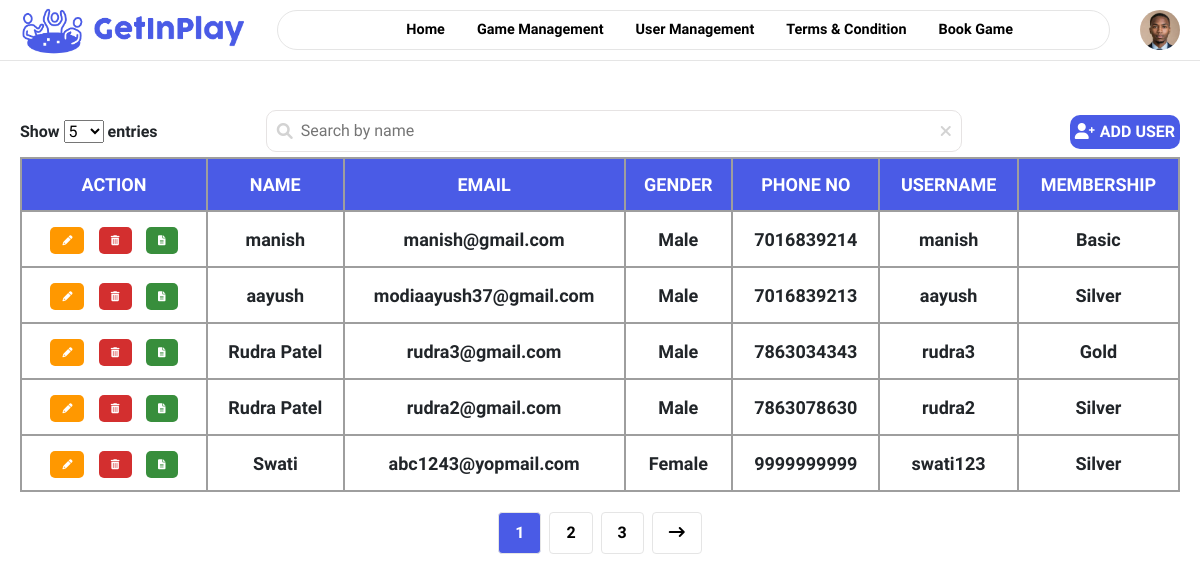
The app's page /final_project/admin/user_management.php with its own data.
### tables this page shows
CREATE TABLE `register` (
  `id` int(11) NOT NULL,
  `full_name` varchar(100) NOT NULL,
  `email` text NOT NULL,
  `phone_no` text NOT NULL,
  `gender` enum('Male','Female') NOT NULL,
  `username` varchar(100) NOT NULL,
  `user_password` varchar(100) NOT NULL,
  `membership_id` int(11) NOT NULL,
  `deleteval` int(11) NOT NULL DEFAULT 1
);

CREATE TABLE `membership` (
  `id` int(11) NOT NULL,
  `name` varchar(100) NOT NULL
);

### final_project/admin/user_management.php (the view, shortened to what this page needs)
<?php
include('connect_database.php');
$searchTerm = '';
$recordsPerPage = isset($_GET['recordsPerPage']) ? (int)$_GET['recordsPerPage'] : 5;
$page = isset($_GET['page']) ? (int)$_GET['page'] : 1;
$offset = ($page - 1) * $recordsPerPage;
$totalRecordsQuery = "SELECT COUNT(*) as total
                      FROM register r
                      LEFT JOIN membership m ON r.membership_id = m.id
                      WHERE r.deleteval = 1";
$totalRecordsResult = $conn->query($totalRecordsQuery);
$totalRecords = $totalRecordsResult->fetch_assoc()['total'];
$totalPages = ceil($totalRecords / $recordsPerPage);
$showpagesec = $totalRecords > 0;
$sql = "SELECT r.*, m.name AS membership_name
        FROM register r
        LEFT JOIN membership m ON r.membership_id = m.id
        WHERE r.deleteval = 1";
$sql .= " ORDER BY r.id DESC LIMIT $offset, $recordsPerPage";
$result = $conn->query($sql);
?>
<!DOCTYPE html>
<html lang="en">
<head>
    <link rel="stylesheet" href="https://cdn.jsdelivr.net/npm/bootstrap@5.3.0-alpha1/dist/css/bootstrap.min.css">
    <link href="https://cdnjs.cloudflare.com/ajax/libs/font-awesome/6.0.0-beta3/css/all.min.css" rel="stylesheet">
    <link rel="stylesheet" href="css/navbar.css">
    <link rel="stylesheet" href="css/user_management.css">
</head>
<body>
    <?php include 'navbar.php' ?>
    <div class="main">
        <div class="sb">
            <div class="records-per-page" style="visibility: <?php echo $showpagesec ? 'visible' : 'hidden'; ?>;">
                <form method="GET" action="">
                    <label for="recordsPerPage">Show</label>
                    <select name="recordsPerPage" id="recordsPerPage" onchange="this.form.submit()">
                        <option value="5" <?php echo $recordsPerPage == 5 ? 'selected' : ''; ?>>5</option>
                    </select>
                    <label for="recordsPerPage">entries</label>
                </form>
            </div>
            <div class="search-form">
                <div class="search-div">
                    <i class="fa-solid fa-magnifying-glass search-icon" style="color:lightgrey"></i>
                    <input id="searchField" type="text" placeholder="Search by name"
                           value="<?php echo htmlspecialchars($searchTerm); ?>">
                    <i class="fa-solid fa-xmark clear-icon" id="clearLink" style="color:lightgrey"></i>
                </div>
            </div>
            <div class="adduser">
                <a href="user_management/user_form.php" style="text-decoration:none; color:white">
                    <div class="btn1">
                        <div><i class="fa-solid fa-user-plus"></i></div>
                        <div style="font-weight: bold">ADD USER</div>
                    </div>
                </a>
            </div>
        </div>
        <div class="tablearea" id="searchResults">
            <?php if ($result->num_rows > 0) : ?>
            <div class="desktop-view">
                <table border="1">
                    <tr>
                        <th>Action</th>
                        <th>Name</th>
                        <th>Email</th>
                        <th>Gender</th>
                        <th>Phone no</th>
                        <th>Username</th>
                        <th>Membership</th>
                    </tr>
                    <?php while ($row = $result->fetch_assoc()) : ?>
                    <tr>
                        <td class="action-buttons">
                            <a href="user_management/user_form.php?id=<?php echo $row['id']; ?>" class="edit"><i
                                    class="fa-solid fa-pencil"></i></a>
                            <a href="#" class="delete" onclick="confirmDelete(<?php echo $row['id']; ?>)"><i
                                    class="fas fa-trash-alt"></i></a>
                            <a href="user_management/view_user.php?id=<?php echo $row['id']; ?>" class="view"><i
                                    class="fa-solid fa-file-lines"></i></a>
                        </td>
                        <td class="sametd"><?php echo $row['full_name']; ?></td>
                        <td class="sametd"><?php echo $row['email']; ?></td>
                        <td class="sametd"><?php echo ($row['gender'] === 'Other') ? 'N/A' : $row['gender']; ?></td>
                        <td class="sametd"><?php echo $row['phone_no']; ?></td>
                        <td class="sametd"><?php echo $row['username']; ?></td>
                        <td class="sametd"><?php echo $row['membership_name']; ?></td>
                    </tr>
                    <?php endwhile; ?>
                </table>
            </div>
            <div class="pagination">
                <?php for ($i = 1; $i <= $totalPages; $i++) : ?>
                <a href="?page=<?php echo $i; ?>&search=<?php echo $searchTerm; ?>&recordsPerPage=<?php echo $recordsPerPage; ?>"
                    <?php echo ($page == $i) ? 'class="active"' : ''; ?>><?php echo $i; ?></a>
                <?php endfor; ?>
                <?php if ($page < $totalPages) : ?>
                <a
                    href="?page=<?php echo $page + 1; ?>&search=<?php echo $searchTerm; ?>&recordsPerPage=<?php echo $recordsPerPage; ?>"><i
                        class="fa-solid fa-arrow-right-long"></i></a>
                <?php endif; ?>
            </div>
            <?php else : ?>
            <p>No records found!!</p>
            <?php endif; ?>
        </div>
    </div>
</body>
</html>

### final_project/admin/css/navbar.css (style rules this page uses)
* { padding: 0; margin: 0; box-sizing: border-box; }
body { font-family: "Work Sans", serif; font-weight: bold; padding: 0; }

### final_project/admin/css/user_management.css (style rules this page uses)
body { font-family: "Work Sans", serif; }
.main { padding: 20px; }
.btn1 { border-radius: 10px; padding: 5px; background-color: #4A5BE6; display: flex; align-items: center; justify-content: center; gap: 5px; transition: background-color 0.3s ease, transform 0.3s ease; }
.btn1 div { color: white; font-weight: bold; }
.btn1 div i { color: white; }
.sb { display: flex; align-items:baseline; justify-content: space-between; margin-top: 90px; margin-bottom: 5px; }
.search-form { width:60%; margin: 0 auto; }
.search-div { display: flex; padding-left: 10px; padding-right: 10px; align-items: center; border:1px solid #e6e3e3; border-radius: 10px; }
#searchField { flex: 1; padding: 8px; border: none; border-radius: 4px; }
.tablearea { display: flex; justify-content: center; align-items: center; flex-direction: column; width: 100%; }
.desktop-view { width: 100%; overflow-x: auto; }
table { width: 100%; border-collapse: collapse; font-size: 18px; text-align: left; border: 2px solid; background-color: #fff; }
th { background-color: #4A5BE6; color: white; border: 2px solid rgb(158, 158, 158); text-transform: uppercase; }
th, td { padding: 12px; text-align: center; }
td { border: 2px solid rgb(158, 158, 158); }
.action-buttons a { text-decoration: none; font-weight: bold; padding: 6px 12px; border-radius: 5px; margin: 0 5px; display: inline-block; text-align: center; transition: transform 0.3s ease-in-out; }
.action-buttons a { font-size: 10px; }
.action-buttons .edit { background-color: #ff9800; color: white; }
.action-buttons .delete { background-color: #d32f2f; color: white; }
.action-buttons .view { background-color: #388e3c; color: white; }
.pagination { display: flex; justify-content: center; margin-top: 20px; }
.pagination a { color: black; padding: 8px 16px; text-decoration: none; border: 1px solid #E5E5E5; margin: 0 4px; border-radius: 4px; transition: background-color 0.3s; }
.pagination a.active { background-color: #4A5BE6; color: white; border: 1px solid #E5E5E5; }

### records on screen
register: full_name "manish", email "manish@gmail.com", gender "Male", phone_no "7016839214", username "manish", membership.name "Basic"
register: full_name "aayush", email "modiaayush37@gmail.com", gender "Male", phone_no "7016839213", username "aayush", membership.name "Silver"
register: full_name "Rudra Patel", email "rudra3@gmail.com", gender "Male", phone_no "7863034343", username "rudra3", membership.name "Gold"
register: full_name "Rudra Patel", email "rudra2@gmail.com", gender "Male", phone_no "7863078630", username "rudra2", membership.name "Silver"
register: full_name "Swati", email "abc1243@yopmail.com", gender "Female", phone_no "9999999999", username "swati123", membership.name "Silver"
